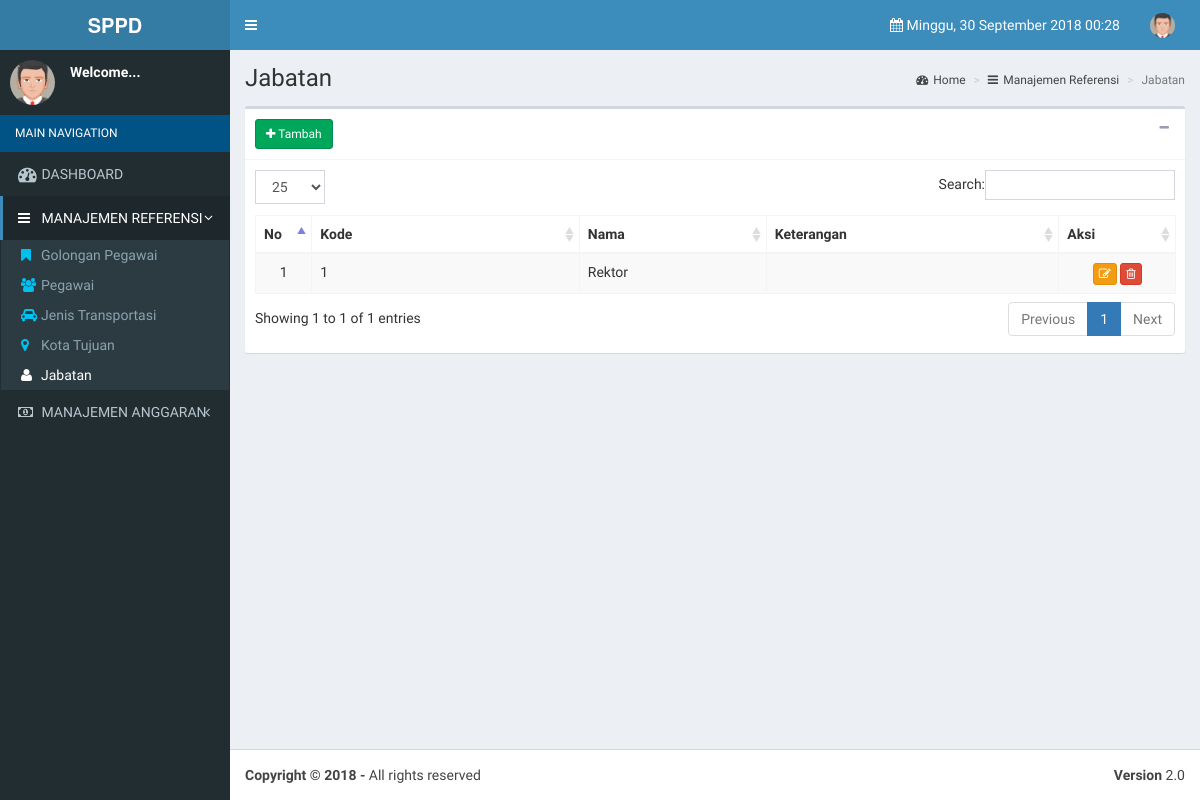
The app's page /index.php/jabatan, older data.
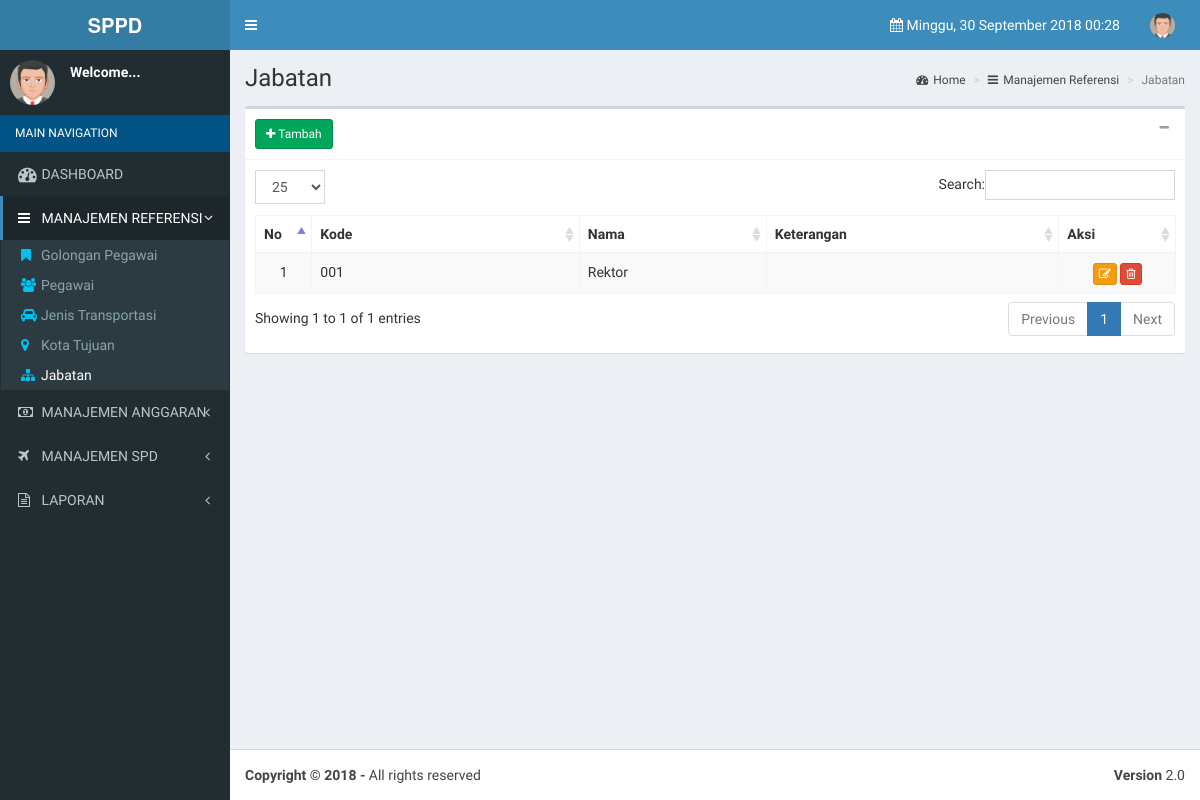
The same page, newer data.
### tables this page shows
CREATE TABLE `tb_menu` (
  `id_menu` int(11) NOT NULL AUTO_INCREMENT,
  `nama_menu` varchar(50) NOT NULL,
  `icon` varchar(40) NOT NULL,
  `link` varchar(30) NOT NULL,
  `parent` int(11) NOT NULL,
  `role` enum('Administrator','Admin') DEFAULT 'Admin',
  `aktif` enum('Y','N') NOT NULL,
  PRIMARY KEY (`id_menu`)
);

CREATE TABLE `ref_jabatan` (
  `jabatanId` int(11) NOT NULL AUTO_INCREMENT,
  `jabatanKode` varchar(10) DEFAULT NULL,
  `jabatanNama` varchar(100) DEFAULT NULL,
  `jabatanKeterangan` text,
  PRIMARY KEY (`jabatanId`)
);

### application/libraries/Template.php (called while the page is built)
<?php if (!defined('BASEPATH')) exit('No direct script access allowed');
class Template {
    protected $_CI;
    function __construct() {
        $this->_CI = &get_instance();
    }
    function display($template, $data = null) {
        $data['_content'] = $this->_CI->load->view($template, $data, true);
        $data['_header'] = $this->_CI->load->view('template/header', $data, true);
        $data['_sidebar'] = $this->_CI->load->view('template/sidebar', $data, true);
        $this->_CI->load->view('template/template', $data);
    }
}

### application/controllers/Jabatan.php (called while the page is built, shortened)
<?php
class Jabatan extends CI_Controller
{
    public function index()
    {
        $jabatan = $this->MJabatan->get_all();
        $data = array(
            'jabatan_data' => $jabatan
        );
        $this->template->display('ref_jabatan/ref_jabatan_list', $data);
    }
}

### index.php (called while the page is built, shortened)
<?php
require_once BASEPATH.'core/CodeIgniter.php';

### application/models/MJabatan.php (called while the page is built, shortened)
<?php
class MJabatan extends CI_Model
{
    public $table = 'ref_jabatan';
    public $id = 'jabatanId';
    public $order = 'ASC';
    function get_all()
    {
        $this->db->order_by($this->id, $this->order);
        return $this->db->get($this->table)->result();
    }
}

### application/libraries/Ion_auth.php (called while the page is built, shortened)
<?php
class Ion_auth {
    public $_cache_user_in_group;
    public function __construct() {
        $this->_cache_user_in_group = & $this->ion_auth_model->_cache_user_in_group;
        $this->ion_auth_model->trigger_events('library_constructor');
    }
    public function __get($var) {
        return get_instance()->$var;
    }
    public function logged_in() {
        $this->ion_auth_model->trigger_events('logged_in');
        return (bool) $this->session->userdata('identity');
    }
    public function is_admin($id = false) {
        $this->ion_auth_model->trigger_events('is_admin');
        $admin_group = $this->config->item('admin_group', 'ion_auth');
        return $this->in_group($admin_group, $id);
    }
    public function in_group($check_group, $id = false, $check_all = false) {
        $this->ion_auth_model->trigger_events('in_group');
        $id || $id = $this->session->userdata('user_id');
        if (!is_array($check_group)) {
            $check_group = array($check_group);
        }
        if (isset($this->_cache_user_in_group[$id])) {
            $groups_array = $this->_cache_user_in_group[$id];
        } else {
            $users_groups = $this->ion_auth_model->get_users_groups($id)->result();
            $groups_array = array();
            $this->_cache_user_in_group[$id] = $groups_array;
        }
        foreach ($check_group as $key => $value) {
            $groups = (is_string($value)) ? $groups_array : array_keys($groups_array);
        }
        return $check_all;
    }
}

### application/models/Ion_auth_model.php (called while the page is built, shortened)
<?php
class Ion_auth_model extends CI_Model {
    public $tables = array();
    public function __construct() {
        $this->tables = $this->config->item('tables', 'ion_auth');
        $this->join = $this->config->item('join', 'ion_auth');
    }
    public function get_users_groups($id = FALSE) {
        $id || $id = $this->session->userdata('user_id');
        return $this->db->select($this->tables['tb_users_groups'] . '.' . $this->join['tb_groups'] . ' as id, ' . $this->tables['tb_groups'] . '.name, ' . $this->tables['tb_groups'] . '.description')
                        ->where($this->tables['tb_users_groups'] . '.' . $this->join['tb_users'], $id)
                        ->join($this->tables['tb_groups'], $this->tables['tb_users_groups'] . '.' . $this->join['tb_groups'] . '=' . $this->tables['tb_groups'] . '.id')
                        ->get($this->tables['tb_users_groups']);
    }
}

### application/views/ref_jabatan/ref_jabatan_list.php (the view, shortened to what the rows shown need)
<section class='content-header'>
    <h1>
        Jabatan
    </h1>
</section>
        <section class='content'>
          <div class='row'>
            <div class='col-xs-12'>
              <div class='box'>
                <div class='box-body'>
                <table class="table table-bordered table-striped table-hover" id="mytable">
                    <thead>
                        <tr>
                            <th width="40px">No</th>
                            <th width="250px">Kode</th>
                            <th>Nama</th>
                            <th>Keterangan</th>
                            <th width="100px">Aksi</th>
                        </tr>
                    </thead>
            	    <tbody>
                        <?php
                        $start = 0;
                        foreach ($jabatan_data as $jabatan)
                        {
                            ?>
                            <tr>
            		    <td align="center"><?php echo ++$start ?></td>
            		    <td><?php echo $jabatan->jabatanKode ?></td>
            		    <td><?php echo $jabatan->jabatanNama ?></td>
                        <td><?php echo $jabatan->jabatanKeterangan?></td>
            		    <td align="center" nowrap>
            			<?php
            			echo anchor(site_url('jabatan/update/'.$jabatan->jabatanId),'<i class="fa fa-pencil-square-o"></i>',array('data-toggle' => 'tooltip', 'title'=>'Ubah','class'=>'btn btn-warning btn-xs'));
            			echo anchor(site_url('jabatan/delete/'.$jabatan->jabatanId),'<i class="fa fa-trash-o"></i>','data-toggle="tooltip" title="Hapus" class="btn btn-danger btn-xs" onclick="javasciprt: return confirm(\'Apakah anda yakin ?\')"');
            			?>
            		    </td>
            	        </tr>
                            <?php
                        }
                        ?>
                    </tbody>
                </table>
                    </div>
              </div>
            </div>
          </div>
        </section>

### application/views/template/sidebar.php (shortened to what the rows shown need)
<aside class="main-sidebar">
    <section class="sidebar">
        <ul class="sidebar-menu">
                <?php
                if ($this->ion_auth->is_admin()) {
                    $main = $this->db->get_where('tb_menu', array('parent' => 0, 'role' => 'Admin'));
                    foreach ($main->result() as $m) {
                        $sub = $this->db->get_where('tb_menu', array('parent' => $m->id_menu));
                        if ($sub->num_rows() > 0) {
                            $uri = $this->uri->segment(1);
                            $idclass = $this->db->get_where('tb_menu', array('link' => $uri))->row_array();
                            if ($m->id_menu == $idclass['parent']) {
                                $class = "active treeview";
                            } else {
                                $class = "";
                            }
                            echo '<li class=' . $class . '>' . anchor($m->link, '<i class="' . $m->icon . '"></i>
                            <span class="treeview">' . strtoupper($m->nama_menu) . '</span>
                            <b class="fa fa-angle-left pull-right"></b>', array('class' => 'dropdown-toggle'));
                            echo "<ul class='treeview-menu'>";
                            foreach ($sub->result() as $s) {
                                $uri = $this->uri->segment(1);
                                if ($s->link == $uri) {
                                    $class1 = "active treeview";
                                } else {
                                    $class1 = "";
                                }
                                echo '<li class=' . $class1 . '>' . anchor($s->link, '<i class="' . $s->icon . '"></i>' . $s->nama_menu) . '</li>';
                            }
                            echo "</ul>";
                            echo '</li>';
                        } else {
                            $uri = $this->uri->segment(1);
                            if ($m->link == $uri) {
                                $class2 = "active";
                            } else {
                                $class2 = "";
                            }
                            echo '<li class=' . $class2 . '>' . anchor($m->link, '<i class="' . $m->icon . ' fa-lg">
                            </i>  <span class="treeview">' . strtoupper($m->nama_menu) . '</span>') . '</li>';
                        }
                    }
                    echo '<li class="header bg-blue-active">ADMIN NAVIGATION</li> ';
                    $admin = $this->db->get_where('tb_menu', array('parent' => 0, 'role' => 'Administrator'));
                    foreach ($admin->result() as $m) {
                        $sub = $this->db->get_where('tb_menu', array('parent' => $m->id_menu));
                        if ($sub->num_rows() > 0) {
                            $uri = $this->uri->segment(1);
                            $idclass = $this->db->get_where('tb_menu', array('link' => $uri))->row_array();
                            if ($m->id_menu == $idclass['parent']) {
                                $class = "active treeview";
                            } else {
                                $class = "";
                            }
                            echo '<li class=' . $class . '>' . anchor($m->link, '<i class="' . $m->icon . '"></i>
                                <span class="treeview">' . strtoupper($m->nama_menu) . '</span>
                                <b class="fa fa-angle-left pull-right"></b>', array('class' => 'dropdown-toggle'));
                            echo "<ul class='treeview-menu'>";
                            foreach ($sub->result() as $s) {
                                $uri = $this->uri->segment(1);
                                if ($s->link == $uri) {
                                    $class1 = "active treeview";
                                } else {
                                    $class1 = "";
                                }
                                echo '<li class=' . $class1 . '>' . anchor($s->link, '<i class="' . $s->icon . '"></i>' . $s->nama_menu) . '</li>';
                            }
                            echo "</ul>";
                            echo '</li>';
                        } else {
                            $uri = $this->uri->segment(1);
                            if ($m->link == $uri) {
                                $class2 = "active";
                            } else {
                                $class2 = "";
                            }
                            echo '<li class=' . $class2 . '>' . anchor($m->link, '<i class="' . $m->icon . ' fa-lg">
                                </i>  <span class="treeview">' . strtoupper($m->nama_menu) . '</span>') . '</li>';
                        }
                    }
                } else {
                    $main = $this->db->get_where('tb_menu', array('parent' => 0, 'role' => 'Admin'));
                    foreach ($main->result() as $m) {
                        $sub = $this->db->get_where('tb_menu', array('parent' => $m->id_menu));
                        if ($sub->num_rows() > 0) {
                            $uri = $this->uri->segment(1);
                            $idclass = $this->db->get_where('tb_menu', array('link' => $uri))->row_array();
                            if ($m->id_menu == $idclass['parent']) {
                                $class = "active treeview";
                            } else {
                                $class = "";
                            }
                            echo '<li class=' . $class . '>' . anchor($m->link, '<i class="' . $m->icon . '"></i>
                            <span>' . strtoupper($m->nama_menu) . '</span>
                            <b class="fa fa-angle-left pull-right"></b>', array('class' => 'dropdown-toggle'));
                            echo "<ul class='treeview-menu'>";
                            foreach ($sub->result() as $s) {
                                $uri = $this->uri->segment(1);
                                if ($s->link == $uri) {
                                    $class1 = "active treeview";
                                } else {
                                    $class1 = "";
                                }
                                echo '<li class=' . $class1 . '>' . anchor($s->link, '<i class="' . $s->icon . '"></i>' . $s->nama_menu) . '</li>';
                            }
                            echo "</ul>";
                            echo '</li>';
                        } else {
                            $uri = $this->uri->segment(1);
                            if ($m->link == $uri) {
                                $class2 = "active";
                            } else {
                                $class2 = "";
                            }
                            echo '<li class=' . $class2 . '>' . anchor($m->link, '<i class="' . $m->icon . ' fa-lg">
                            </i>  <span>' . strtoupper($m->nama_menu) . '</span>') . '</li>';
                        }
                    }
                }
                ?>
        </ul>
    </section>
</aside>

Row changes from the older to the newer data that the page shows:
changed tb_menu "Jabatan": icon "fa fa-user" → "fa fa-sitemap text-aqua" (drawn)
added tb_menu: link+icon+nama_menu "MANAJEMEN SPD"
added tb_menu: link+icon+nama_menu "LAPORAN"
changed ref_jabatan "Rektor": jabatanKode "1" → "001"
